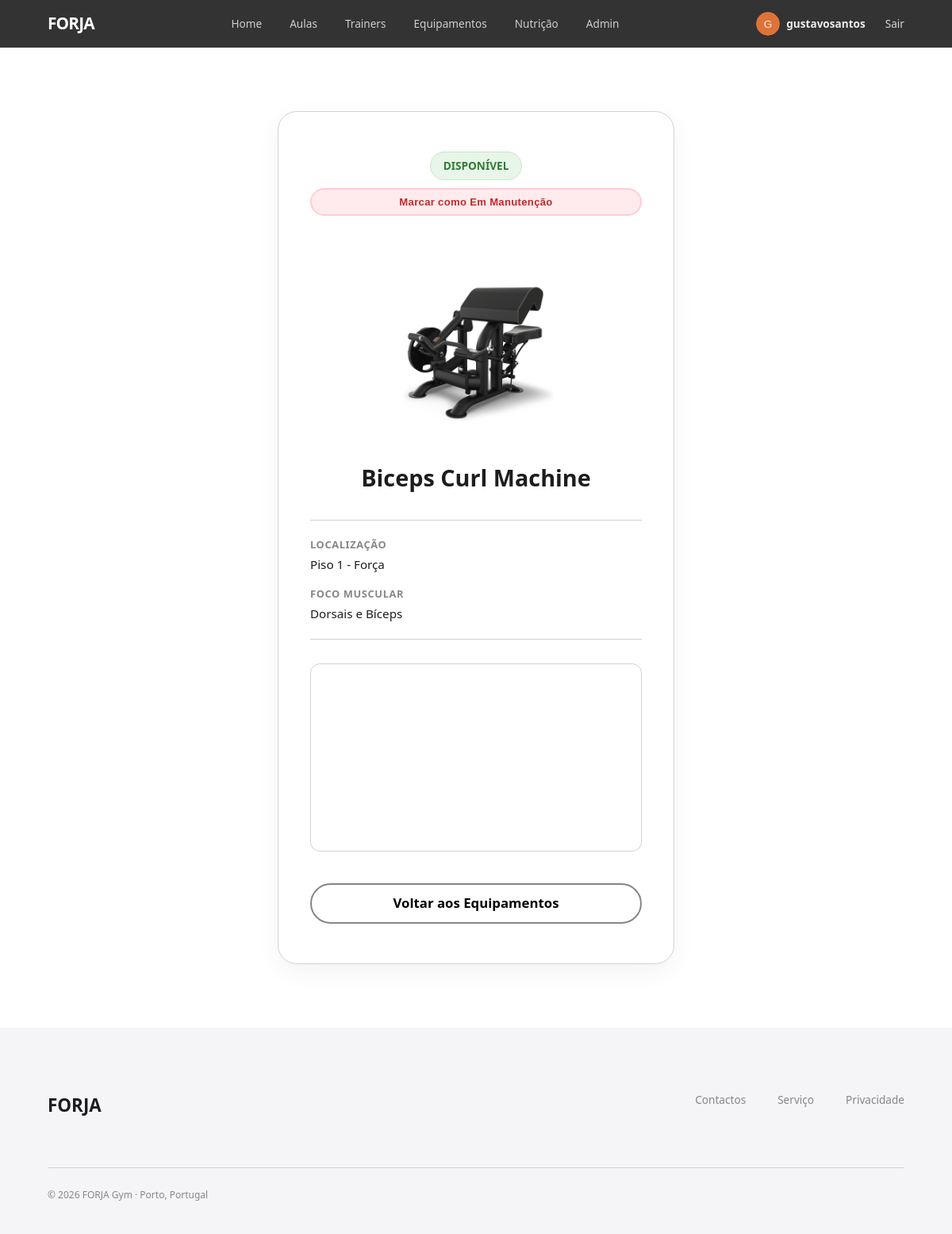
The page /pages/equipment_info.php?id=14 (signed in) on the database as committed earlier.
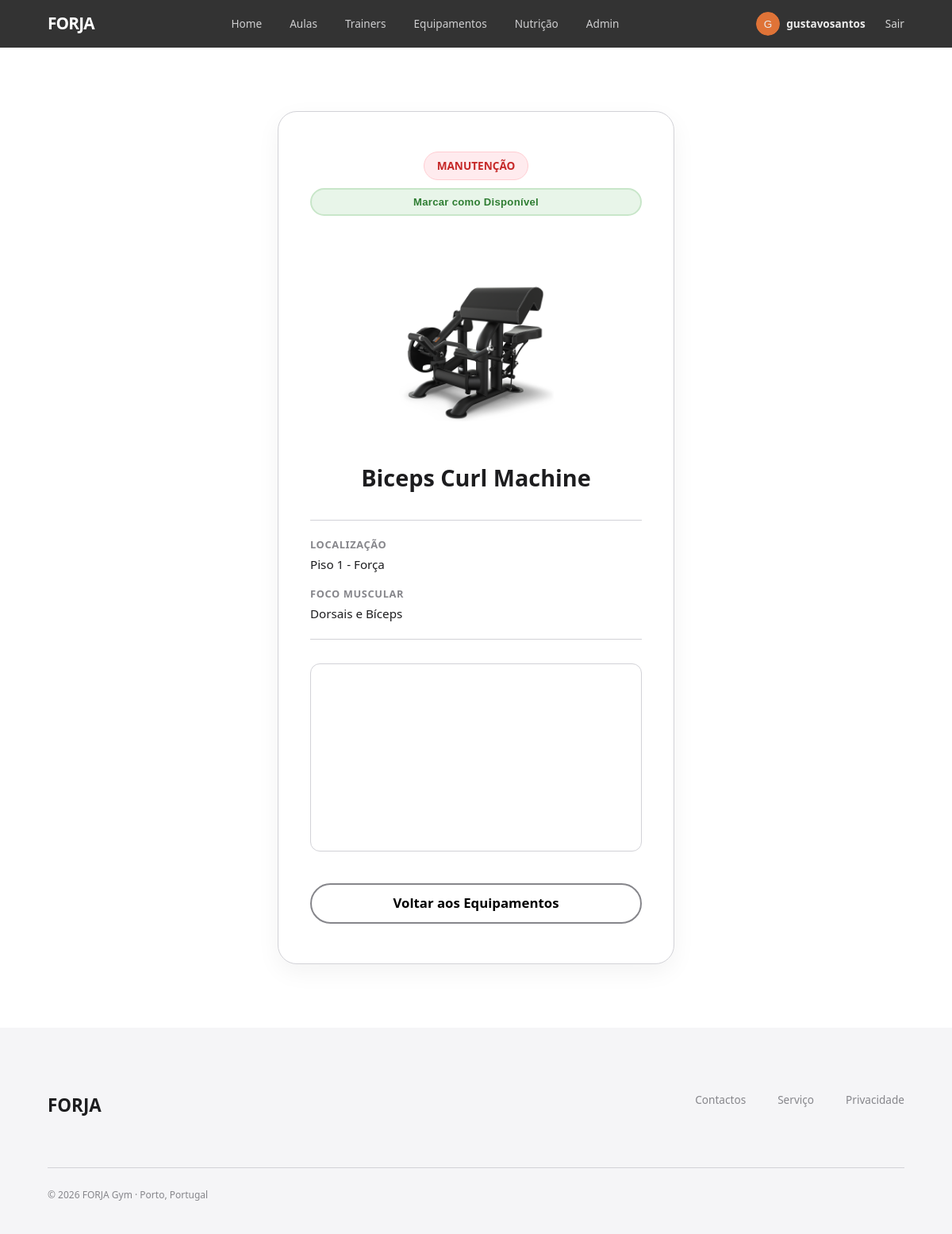
The same page on the database as committed later.
### tables this page shows
CREATE TABLE equipment (
    id               INTEGER  PRIMARY KEY AUTOINCREMENT,
    name             TEXT     NOT NULL,
    photo TEXT DEFAULT 'default-equipment.png',
    video_url TEXT,
    description      TEXT,
    status           TEXT     NOT NULL
                              CHECK (status IN ('Disponível', 'Manutenção'))
                              DEFAULT 'Disponível',
    location         TEXT     NOT NULL,
    purchase_date    DATE,               -- para controlo de vida útil
    last_maintenance DATE                -- data da última manutenção
);

### database/equipment.php (called while the page is built, shortened)
<?php
function getEquipments(PDO $db): array {
    $stmt = $db->prepare('
        SELECT
            e.*,
            m.name as muscle_name
        FROM equipment e
        LEFT JOIN exercises ex ON e.id = ex.id_equipment
        LEFT JOIN muscle_group m ON ex.id_muscle_group = m.id
        ORDER BY e.name ASC
    ');
    $stmt->execute();
    return $stmt->fetchAll(PDO::FETCH_ASSOC);
}
?>

### database/user_auth.php (called while the page is built, shortened)
<?php
class UserAuth
{
    static function currentUser(): ?array
    {
        return [
            'id'       => $_SESSION['user_id'],
            'username' => $_SESSION['user_username'],
            'name'     => $_SESSION['user_name'],
            'role'     => $_SESSION['user_role'],
            'photo'    => $_SESSION['user_photo'] ?? '',
            'membership' => $_SESSION['user_membership'] ?? 'basico',
        ];
    }
}

### pages/equipment_info.php (the view, shortened to what this page needs)
<?php
require_once('../templates/common.php');
require_once('../database/connection.php');
require_once('../database/user_auth.php');
require_once('../database/equipment.php');
$db   = getDatabaseConnection();
$user = UserAuth::currentUser();
$id = isset($_GET['id']) ? intval($_GET['id']) : 0;
$equipments    = getEquipments($db);
$equipmentInfo = null;
foreach ($equipments as $eq) {
    if ($eq['id'] === $id) {
        $equipmentInfo = $eq;
        break;
    }
}
$photo_src    = !empty($equipmentInfo['photo']) ? "../imgs/" . htmlspecialchars($equipmentInfo['photo']) : "../imgs/default-equipment.png";
$muscle       = $equipmentInfo['muscle_name'] ?? 'Corpo Inteiro';
$location     = $equipmentInfo['location']    ?? 'Não especificada';
$status_text  = $equipmentInfo['status']      ?? 'Disponível';
$status_class = ($status_text === 'Disponível') ? 'status-available' : 'status-maintenance';
$is_trainer = in_array($user['role'], ['trainer', 'admin']);
?>
<link rel="stylesheet" href="../css/trainer_profile.css">
<link rel="stylesheet" href="../css/equipment_info.css">
<main class="profile-page-wrapper">
    <article class="profile-login-card">
        <div class="eq-badge-container">
            <span class="status-badge <?= $status_class ?>" id="status-badge">
                <?= htmlspecialchars($status_text) ?>
            </span>
            <?php if ($is_trainer): ?>
            <button
                id="btn-toggle-status"
                class="btn-toggle-eq <?= ($status_text === 'Disponível') ? 'btn-danger' : 'btn-success' ?>"
                data-id="<?= $id ?>"
                data-current="<?= htmlspecialchars($status_text) ?>">
                <?= ($status_text === 'Disponível') ? 'Marcar como Em Manutenção' : 'Marcar como Disponível' ?>
            </button>
            <?php endif; ?>
        </div>
        <img src="<?= $photo_src ?>"
             alt="<?= htmlspecialchars($equipmentInfo['name']) ?>"
             class="eq-profile-photo"
             onerror="this.onerror=null; this.src='../imgs/default-equipment.png';">
        <h1 class="profile-name"><?= htmlspecialchars($equipmentInfo['name']) ?></h1>
        <div class="profile-details-list">
            <div class="profile-detail-item">
                <strong>Localização</strong>
                <span><?= htmlspecialchars($location) ?></span>
            </div>
            <div class="profile-detail-item">
                <strong>Foco Muscular</strong>
                <span><?= htmlspecialchars($muscle) ?></span>
            </div>
        </div>
        <?php if (!empty($equipmentInfo['video_url'])): ?>
            <div class="video-wrapper">
                <iframe src="<?= htmlspecialchars($equipmentInfo['video_url']) ?>" allowfullscreen></iframe>
            </div>
        <?php endif; ?>
        <a href="equipment.php" class="btn-text btn-back-team">Voltar aos Equipamentos</a>
    </article>
</main>

Rows that differ between the two databases and show on the page:
changed equipment "Biceps Curl Machine": status "DISPONÍVEL" → "MANUTENÇÃO"
Other text that changed with them:
text no longer shown: "Marcar como Em Manutenção"
text now shown: "Marcar como Disponível"
